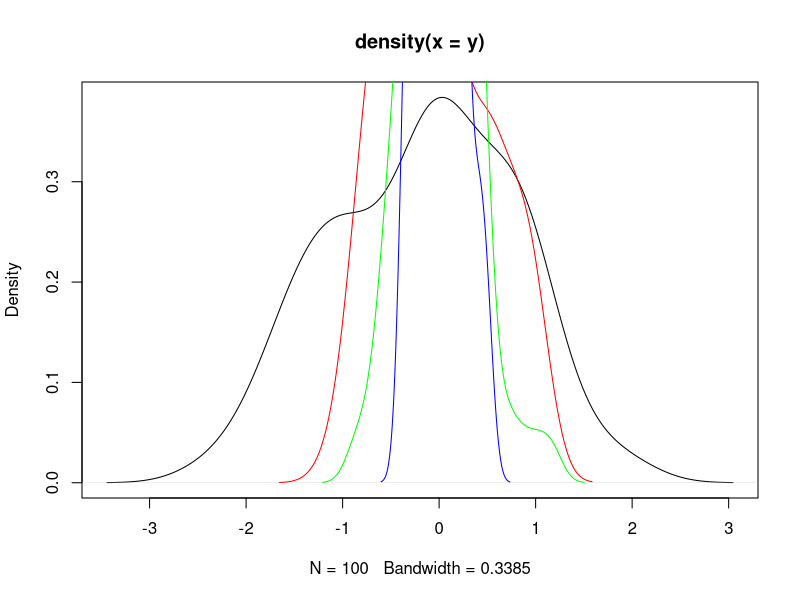

The R source for this figure:
#First, take a random sample from the normal distribution, and plot the estimated density function:
y <- rnorm(100)
plot(density(y), type = "l")
#Now take repeated samples of size 4, calculate the mean for each such sample, and plot the density
#function for the distribution of means:
av <- numeric(100)
for (i in 1:100) {
av[i] <- mean(rnorm(4))
} 
lines(density(av), col = "red")
#Repeat the above: taking samples of size 9, and of size 25
for (i in 1:100) {
  av[i] <- mean(rnorm(9))
} 
lines(density(av), col = "green")
#------------#
for (i in 1:100) {
  av[i] <- mean(rnorm(25))
} 
lines(density(av), col = "blue")